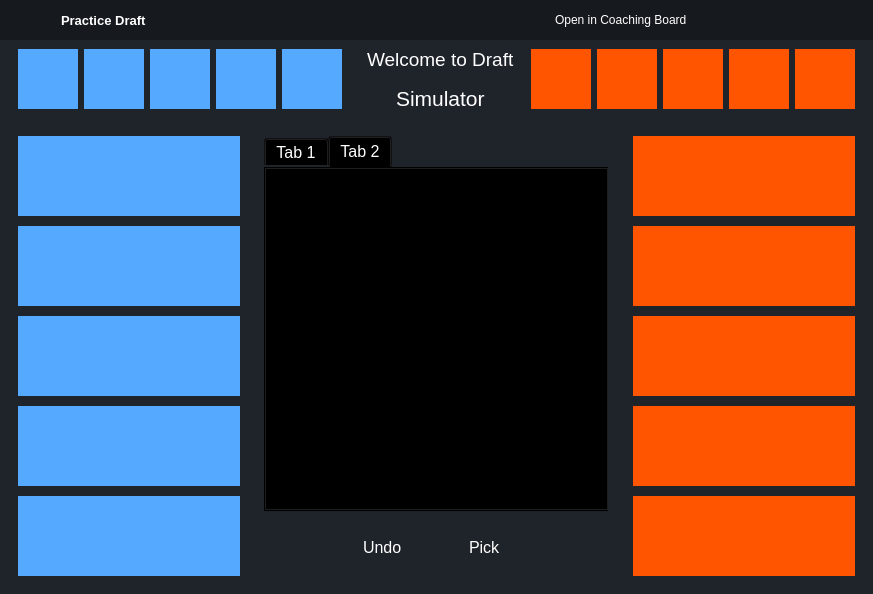
<?xml version="1.0" encoding="UTF-8"?>
<ui version="4.0">
 <class>MainWindow</class>
 <widget class="QMainWindow" name="MainWindow">
  <property name="geometry">
   <rect>
    <x>0</x>
    <y>0</y>
    <width>873</width>
    <height>594</height>
   </rect>
  </property>
  <property name="windowTitle">
   <string>MainWindow</string>
  </property>
  <property name="styleSheet">
   <string notr="true">*{
border:none;
background-color:transparent;
background:transparent;
padding:0;
margin:0;
color:#fff
}
#centralwidget{
background-color:#1f232a;
}
#left_menu_container{
background-color:#16191d;
}
#right_menu_container{
background-color:#16191d;
}
QPushButton{
text-align:left;
padding: 5px 10px;
border-top-left-radius: 10px;
border-bottom-left-radius: 10px;
}
#header_container{
background-color:#16191d;
}


</string>
  </property>
  <widget class="QWidget" name="centralwidget">
   <layout class="QVBoxLayout" name="verticalLayout">
    <property name="spacing">
     <number>0</number>
    </property>
    <property name="leftMargin">
     <number>0</number>
    </property>
    <property name="topMargin">
     <number>0</number>
    </property>
    <property name="rightMargin">
     <number>0</number>
    </property>
    <property name="bottomMargin">
     <number>0</number>
    </property>
    <item alignment="Qt::AlignTop">
     <widget class="QWidget" name="header_container" native="true">
      <property name="minimumSize">
       <size>
        <width>0</width>
        <height>40</height>
       </size>
      </property>
      <layout class="QHBoxLayout" name="horizontalLayout_12">
       <property name="spacing">
        <number>0</number>
       </property>
       <property name="leftMargin">
        <number>0</number>
       </property>
       <property name="topMargin">
        <number>0</number>
       </property>
       <property name="rightMargin">
        <number>0</number>
       </property>
       <property name="bottomMargin">
        <number>0</number>
       </property>
       <item alignment="Qt::AlignTop">
        <widget class="QWidget" name="header_container_3" native="true">
         <property name="sizePolicy">
          <sizepolicy hsizetype="Expanding" vsizetype="Preferred">
           <horstretch>0</horstretch>
           <verstretch>0</verstretch>
          </sizepolicy>
         </property>
         <property name="maximumSize">
          <size>
           <width>16777215</width>
           <height>40</height>
          </size>
         </property>
         <property name="styleSheet">
          <string notr="true">background-color: rgb(22, 25, 29);</string>
         </property>
         <layout class="QHBoxLayout" name="horizontalLayout_13">
          <property name="spacing">
           <number>0</number>
          </property>
          <property name="leftMargin">
           <number>0</number>
          </property>
          <property name="topMargin">
           <number>0</number>
          </property>
          <property name="rightMargin">
           <number>0</number>
          </property>
          <property name="bottomMargin">
           <number>0</number>
          </property>
          <item>
           <widget class="QFrame" name="icon_name_frame_2">
            <property name="minimumSize">
             <size>
              <width>0</width>
              <height>20</height>
             </size>
            </property>
            <property name="frameShape">
             <enum>QFrame::StyledPanel</enum>
            </property>
            <property name="frameShadow">
             <enum>QFrame::Raised</enum>
            </property>
            <layout class="QHBoxLayout" name="horizontalLayout_14">
             <property name="spacing">
              <number>0</number>
             </property>
             <property name="rightMargin">
              <number>40</number>
             </property>
             <item>
              <widget class="QPushButton" name="app_logologo">
               <property name="text">
                <string/>
               </property>
               <property name="icon">
                <iconset resource="../rsc.qrc">
                 <normaloff>:/icons/icons/Icon.png</normaloff>:/icons/icons/Icon.png</iconset>
               </property>
               <property name="iconSize">
                <size>
                 <width>25</width>
                 <height>25</height>
                </size>
               </property>
              </widget>
             </item>
             <item>
              <widget class="QLabel" name="app_name_2">
               <property name="font">
                <font>
                 <pointsize>10</pointsize>
                 <bold>true</bold>
                </font>
               </property>
               <property name="text">
                <string>Practice Draft</string>
               </property>
              </widget>
             </item>
            </layout>
           </widget>
          </item>
          <item>
           <spacer name="horizontalSpacer_3">
            <property name="orientation">
             <enum>Qt::Horizontal</enum>
            </property>
            <property name="sizeHint" stdset="0">
             <size>
              <width>40</width>
              <height>20</height>
             </size>
            </property>
           </spacer>
          </item>
          <item>
           <widget class="QFrame" name="intent_frame_2">
            <property name="frameShape">
             <enum>QFrame::StyledPanel</enum>
            </property>
            <property name="frameShadow">
             <enum>QFrame::Raised</enum>
            </property>
            <layout class="QHBoxLayout" name="horizontalLayout_18">
             <property name="spacing">
              <number>0</number>
             </property>
             <property name="leftMargin">
              <number>0</number>
             </property>
             <property name="topMargin">
              <number>0</number>
             </property>
             <property name="rightMargin">
              <number>0</number>
             </property>
             <property name="bottomMargin">
              <number>0</number>
             </property>
             <item alignment="Qt::AlignRight">
              <widget class="QPushButton" name="intent_button_2">
               <property name="toolTip">
                <string>Add AI</string>
               </property>
               <property name="layoutDirection">
                <enum>Qt::RightToLeft</enum>
               </property>
               <property name="text">
                <string>Open in Coaching Board</string>
               </property>
               <property name="icon">
                <iconset resource="../rsc.qrc">
                 <normaloff>:/icons/icons/chevron-right.svg</normaloff>:/icons/icons/chevron-right.svg</iconset>
               </property>
               <property name="iconSize">
                <size>
                 <width>24</width>
                 <height>24</height>
                </size>
               </property>
              </widget>
             </item>
            </layout>
           </widget>
          </item>
          <item alignment="Qt::AlignRight">
           <widget class="QFrame" name="navig_frame_2">
            <property name="frameShape">
             <enum>QFrame::StyledPanel</enum>
            </property>
            <property name="frameShadow">
             <enum>QFrame::Raised</enum>
            </property>
            <layout class="QHBoxLayout" name="horizontalLayout_19">
             <property name="spacing">
              <number>0</number>
             </property>
             <property name="leftMargin">
              <number>0</number>
             </property>
             <property name="topMargin">
              <number>0</number>
             </property>
             <property name="rightMargin">
              <number>0</number>
             </property>
             <property name="bottomMargin">
              <number>0</number>
             </property>
             <item>
              <spacer name="horizontalSpacer_4">
               <property name="orientation">
                <enum>Qt::Horizontal</enum>
               </property>
               <property name="sizeType">
                <enum>QSizePolicy::Preferred</enum>
               </property>
               <property name="sizeHint" stdset="0">
                <size>
                 <width>20</width>
                 <height>20</height>
                </size>
               </property>
              </spacer>
             </item>
             <item alignment="Qt::AlignRight">
              <widget class="QPushButton" name="ninimize_button_2">
               <property name="text">
                <string/>
               </property>
               <property name="icon">
                <iconset resource="../rsc.qrc">
                 <normaloff>:/icons/icons/minus.svg</normaloff>:/icons/icons/minus.svg</iconset>
               </property>
              </widget>
             </item>
             <item alignment="Qt::AlignRight">
              <widget class="QPushButton" name="restore_button_2">
               <property name="text">
                <string/>
               </property>
               <property name="icon">
                <iconset resource="../rsc.qrc">
                 <normaloff>:/icons/icons/square.svg</normaloff>:/icons/icons/square.svg</iconset>
               </property>
               <property name="iconSize">
                <size>
                 <width>14</width>
                 <height>14</height>
                </size>
               </property>
              </widget>
             </item>
             <item alignment="Qt::AlignRight">
              <widget class="QPushButton" name="exit_button_2">
               <property name="text">
                <string/>
               </property>
               <property name="icon">
                <iconset resource="../rsc.qrc">
                 <normaloff>:/icons/icons/x.svg</normaloff>:/icons/icons/x.svg</iconset>
               </property>
              </widget>
             </item>
            </layout>
           </widget>
          </item>
         </layout>
        </widget>
       </item>
      </layout>
     </widget>
    </item>
    <item>
     <widget class="QWidget" name="main_container" native="true">
      <layout class="QVBoxLayout" name="verticalLayout_6">
       <property name="spacing">
        <number>0</number>
       </property>
       <property name="leftMargin">
        <number>0</number>
       </property>
       <property name="topMargin">
        <number>0</number>
       </property>
       <property name="rightMargin">
        <number>0</number>
       </property>
       <property name="bottomMargin">
        <number>0</number>
       </property>
       <item>
        <widget class="QFrame" name="top_frame">
         <property name="frameShape">
          <enum>QFrame::StyledPanel</enum>
         </property>
         <property name="frameShadow">
          <enum>QFrame::Raised</enum>
         </property>
         <layout class="QVBoxLayout" name="verticalLayout_2">
          <property name="spacing">
           <number>0</number>
          </property>
          <property name="leftMargin">
           <number>0</number>
          </property>
          <property name="topMargin">
           <number>0</number>
          </property>
          <property name="rightMargin">
           <number>0</number>
          </property>
          <property name="bottomMargin">
           <number>0</number>
          </property>
          <item>
           <widget class="QFrame" name="ban_frame">
            <property name="minimumSize">
             <size>
              <width>0</width>
              <height>0</height>
             </size>
            </property>
            <property name="frameShape">
             <enum>QFrame::StyledPanel</enum>
            </property>
            <property name="frameShadow">
             <enum>QFrame::Raised</enum>
            </property>
            <layout class="QHBoxLayout" name="horizontalLayout">
             <property name="spacing">
              <number>6</number>
             </property>
             <property name="topMargin">
              <number>0</number>
             </property>
             <property name="rightMargin">
              <number>9</number>
             </property>
             <property name="bottomMargin">
              <number>0</number>
             </property>
             <item>
              <widget class="QFrame" name="blue_ban_frame">
               <property name="minimumSize">
                <size>
                 <width>0</width>
                 <height>0</height>
                </size>
               </property>
               <property name="frameShape">
                <enum>QFrame::StyledPanel</enum>
               </property>
               <property name="frameShadow">
                <enum>QFrame::Raised</enum>
               </property>
               <layout class="QHBoxLayout" name="horizontalLayout_3">
                <item>
                 <widget class="QLabel" name="blue_ban1">
                  <property name="sizePolicy">
                   <sizepolicy hsizetype="Fixed" vsizetype="Fixed">
                    <horstretch>0</horstretch>
                    <verstretch>0</verstretch>
                   </sizepolicy>
                  </property>
                  <property name="minimumSize">
                   <size>
                    <width>60</width>
                    <height>60</height>
                   </size>
                  </property>
                  <property name="maximumSize">
                   <size>
                    <width>60</width>
                    <height>60</height>
                   </size>
                  </property>
                  <property name="styleSheet">
                   <string notr="true">background-color: rgb(85, 170, 255);</string>
                  </property>
                  <property name="text">
                   <string/>
                  </property>
                  <property name="alignment">
                   <set>Qt::AlignCenter</set>
                  </property>
                 </widget>
                </item>
                <item>
                 <widget class="QLabel" name="blue_ban2">
                  <property name="sizePolicy">
                   <sizepolicy hsizetype="Fixed" vsizetype="Fixed">
                    <horstretch>0</horstretch>
                    <verstretch>0</verstretch>
                   </sizepolicy>
                  </property>
                  <property name="minimumSize">
                   <size>
                    <width>60</width>
                    <height>60</height>
                   </size>
                  </property>
                  <property name="maximumSize">
                   <size>
                    <width>60</width>
                    <height>60</height>
                   </size>
                  </property>
                  <property name="styleSheet">
                   <string notr="true">background-color: rgb(85, 170, 255);</string>
                  </property>
                  <property name="text">
                   <string/>
                  </property>
                  <property name="alignment">
                   <set>Qt::AlignCenter</set>
                  </property>
                 </widget>
                </item>
                <item>
                 <widget class="QLabel" name="blue_ban3">
                  <property name="sizePolicy">
                   <sizepolicy hsizetype="Fixed" vsizetype="Fixed">
                    <horstretch>0</horstretch>
                    <verstretch>0</verstretch>
                   </sizepolicy>
                  </property>
                  <property name="minimumSize">
                   <size>
                    <width>60</width>
                    <height>60</height>
                   </size>
                  </property>
                  <property name="maximumSize">
                   <size>
                    <width>60</width>
                    <height>60</height>
                   </size>
                  </property>
                  <property name="styleSheet">
                   <string notr="true">background-color: rgb(85, 170, 255);</string>
                  </property>
                  <property name="text">
                   <string/>
                  </property>
                  <property name="alignment">
                   <set>Qt::AlignCenter</set>
                  </property>
                 </widget>
                </item>
                <item>
                 <widget class="QLabel" name="blue_ban4">
                  <property name="sizePolicy">
                   <sizepolicy hsizetype="Fixed" vsizetype="Fixed">
                    <horstretch>0</horstretch>
                    <verstretch>0</verstretch>
                   </sizepolicy>
                  </property>
                  <property name="minimumSize">
                   <size>
                    <width>60</width>
                    <height>60</height>
                   </size>
                  </property>
                  <property name="maximumSize">
                   <size>
                    <width>60</width>
                    <height>60</height>
                   </size>
                  </property>
                  <property name="styleSheet">
                   <string notr="true">background-color: rgb(85, 170, 255);</string>
                  </property>
                  <property name="text">
                   <string/>
                  </property>
                  <property name="alignment">
                   <set>Qt::AlignCenter</set>
                  </property>
                 </widget>
                </item>
                <item>
                 <widget class="QLabel" name="blue_ban5">
                  <property name="sizePolicy">
                   <sizepolicy hsizetype="Fixed" vsizetype="Fixed">
                    <horstretch>0</horstretch>
                    <verstretch>0</verstretch>
                   </sizepolicy>
                  </property>
                  <property name="minimumSize">
                   <size>
                    <width>60</width>
                    <height>60</height>
                   </size>
                  </property>
                  <property name="maximumSize">
                   <size>
                    <width>60</width>
                    <height>60</height>
                   </size>
                  </property>
                  <property name="styleSheet">
                   <string notr="true">background-color: rgb(85, 170, 255);</string>
                  </property>
                  <property name="text">
                   <string/>
                  </property>
                  <property name="alignment">
                   <set>Qt::AlignCenter</set>
                  </property>
                 </widget>
                </item>
               </layout>
              </widget>
             </item>
             <item>
              <spacer name="horizontalSpacer">
               <property name="orientation">
                <enum>Qt::Horizontal</enum>
               </property>
               <property name="sizeHint" stdset="0">
                <size>
                 <width>40</width>
                 <height>20</height>
                </size>
               </property>
              </spacer>
             </item>
             <item>
              <widget class="QFrame" name="welcome_frame">
               <property name="sizePolicy">
                <sizepolicy hsizetype="Fixed" vsizetype="Preferred">
                 <horstretch>0</horstretch>
                 <verstretch>0</verstretch>
                </sizepolicy>
               </property>
               <property name="minimumSize">
                <size>
                 <width>0</width>
                 <height>50</height>
                </size>
               </property>
               <property name="maximumSize">
                <size>
                 <width>200</width>
                 <height>16777215</height>
                </size>
               </property>
               <property name="frameShape">
                <enum>QFrame::StyledPanel</enum>
               </property>
               <property name="frameShadow">
                <enum>QFrame::Raised</enum>
               </property>
               <layout class="QVBoxLayout" name="verticalLayout_3">
                <property name="spacing">
                 <number>0</number>
                </property>
                <property name="leftMargin">
                 <number>0</number>
                </property>
                <property name="topMargin">
                 <number>0</number>
                </property>
                <property name="rightMargin">
                 <number>0</number>
                </property>
                <property name="bottomMargin">
                 <number>0</number>
                </property>
                <item>
                 <widget class="QLabel" name="top_label1">
                  <property name="font">
                   <font>
                    <pointsize>14</pointsize>
                   </font>
                  </property>
                  <property name="text">
                   <string>Welcome to Draft</string>
                  </property>
                 </widget>
                </item>
                <item alignment="Qt::AlignHCenter">
                 <widget class="QLabel" name="top_label2">
                  <property name="font">
                   <font>
                    <pointsize>16</pointsize>
                   </font>
                  </property>
                  <property name="text">
                   <string>Simulator</string>
                  </property>
                 </widget>
                </item>
               </layout>
              </widget>
             </item>
             <item>
              <spacer name="horizontalSpacer_2">
               <property name="orientation">
                <enum>Qt::Horizontal</enum>
               </property>
               <property name="sizeHint" stdset="0">
                <size>
                 <width>40</width>
                 <height>20</height>
                </size>
               </property>
              </spacer>
             </item>
             <item>
              <widget class="QFrame" name="red_ban_frame">
               <property name="minimumSize">
                <size>
                 <width>0</width>
                 <height>0</height>
                </size>
               </property>
               <property name="frameShape">
                <enum>QFrame::StyledPanel</enum>
               </property>
               <property name="frameShadow">
                <enum>QFrame::Raised</enum>
               </property>
               <layout class="QHBoxLayout" name="horizontalLayout_4">
                <property name="leftMargin">
                 <number>0</number>
                </property>
                <property name="topMargin">
                 <number>0</number>
                </property>
                <property name="bottomMargin">
                 <number>0</number>
                </property>
                <item>
                 <widget class="QLabel" name="red_ban1">
                  <property name="sizePolicy">
                   <sizepolicy hsizetype="Fixed" vsizetype="Fixed">
                    <horstretch>0</horstretch>
                    <verstretch>0</verstretch>
                   </sizepolicy>
                  </property>
                  <property name="minimumSize">
                   <size>
                    <width>60</width>
                    <height>60</height>
                   </size>
                  </property>
                  <property name="maximumSize">
                   <size>
                    <width>60</width>
                    <height>60</height>
                   </size>
                  </property>
                  <property name="styleSheet">
                   <string notr="true">background-color: rgb(255, 85, 0);</string>
                  </property>
                  <property name="text">
                   <string/>
                  </property>
                  <property name="alignment">
                   <set>Qt::AlignCenter</set>
                  </property>
                 </widget>
                </item>
                <item>
                 <widget class="QLabel" name="red_ban2">
                  <property name="sizePolicy">
                   <sizepolicy hsizetype="Fixed" vsizetype="Fixed">
                    <horstretch>0</horstretch>
                    <verstretch>0</verstretch>
                   </sizepolicy>
                  </property>
                  <property name="minimumSize">
                   <size>
                    <width>60</width>
                    <height>60</height>
                   </size>
                  </property>
                  <property name="maximumSize">
                   <size>
                    <width>60</width>
                    <height>60</height>
                   </size>
                  </property>
                  <property name="styleSheet">
                   <string notr="true">background-color: rgb(255, 85, 0);</string>
                  </property>
                  <property name="text">
                   <string/>
                  </property>
                  <property name="alignment">
                   <set>Qt::AlignCenter</set>
                  </property>
                 </widget>
                </item>
                <item>
                 <widget class="QLabel" name="red_ban3">
                  <property name="sizePolicy">
                   <sizepolicy hsizetype="Fixed" vsizetype="Fixed">
                    <horstretch>0</horstretch>
                    <verstretch>0</verstretch>
                   </sizepolicy>
                  </property>
                  <property name="minimumSize">
                   <size>
                    <width>60</width>
                    <height>60</height>
                   </size>
                  </property>
                  <property name="maximumSize">
                   <size>
                    <width>60</width>
                    <height>60</height>
                   </size>
                  </property>
                  <property name="styleSheet">
                   <string notr="true">background-color: rgb(255, 85, 0);</string>
                  </property>
                  <property name="text">
                   <string/>
                  </property>
                  <property name="alignment">
                   <set>Qt::AlignCenter</set>
                  </property>
                 </widget>
                </item>
                <item>
                 <widget class="QLabel" name="red_ban4">
                  <property name="sizePolicy">
                   <sizepolicy hsizetype="Fixed" vsizetype="Fixed">
                    <horstretch>0</horstretch>
                    <verstretch>0</verstretch>
                   </sizepolicy>
                  </property>
                  <property name="minimumSize">
                   <size>
                    <width>60</width>
                    <height>60</height>
                   </size>
                  </property>
                  <property name="maximumSize">
                   <size>
                    <width>60</width>
                    <height>60</height>
                   </size>
                  </property>
                  <property name="styleSheet">
                   <string notr="true">background-color: rgb(255, 85, 0);</string>
                  </property>
                  <property name="text">
                   <string/>
                  </property>
                  <property name="alignment">
                   <set>Qt::AlignCenter</set>
                  </property>
                 </widget>
                </item>
                <item>
                 <widget class="QLabel" name="red_ban5">
                  <property name="sizePolicy">
                   <sizepolicy hsizetype="Fixed" vsizetype="Fixed">
                    <horstretch>0</horstretch>
                    <verstretch>0</verstretch>
                   </sizepolicy>
                  </property>
                  <property name="minimumSize">
                   <size>
                    <width>60</width>
                    <height>60</height>
                   </size>
                  </property>
                  <property name="maximumSize">
                   <size>
                    <width>60</width>
                    <height>60</height>
                   </size>
                  </property>
                  <property name="styleSheet">
                   <string notr="true">background-color: rgb(255, 85, 0);</string>
                  </property>
                  <property name="text">
                   <string/>
                  </property>
                  <property name="alignment">
                   <set>Qt::AlignCenter</set>
                  </property>
                 </widget>
                </item>
               </layout>
              </widget>
             </item>
            </layout>
           </widget>
          </item>
          <item>
           <widget class="QFrame" name="pick_frame">
            <property name="frameShape">
             <enum>QFrame::StyledPanel</enum>
            </property>
            <property name="frameShadow">
             <enum>QFrame::Raised</enum>
            </property>
            <layout class="QHBoxLayout" name="horizontalLayout_2">
             <item>
              <widget class="QFrame" name="blue_pick_frame">
               <property name="sizePolicy">
                <sizepolicy hsizetype="Expanding" vsizetype="Expanding">
                 <horstretch>0</horstretch>
                 <verstretch>0</verstretch>
                </sizepolicy>
               </property>
               <property name="minimumSize">
                <size>
                 <width>180</width>
                 <height>0</height>
                </size>
               </property>
               <property name="maximumSize">
                <size>
                 <width>240</width>
                 <height>900</height>
                </size>
               </property>
               <property name="font">
                <font>
                 <pointsize>12</pointsize>
                </font>
               </property>
               <property name="frameShape">
                <enum>QFrame::StyledPanel</enum>
               </property>
               <property name="frameShadow">
                <enum>QFrame::Raised</enum>
               </property>
               <layout class="QVBoxLayout" name="verticalLayout_5">
                <property name="spacing">
                 <number>10</number>
                </property>
                <item>
                 <widget class="QLabel" name="blue_pick1">
                  <property name="minimumSize">
                   <size>
                    <width>140</width>
                    <height>80</height>
                   </size>
                  </property>
                  <property name="styleSheet">
                   <string notr="true">background-color: rgb(85, 170, 255);</string>
                  </property>
                  <property name="text">
                   <string/>
                  </property>
                  <property name="alignment">
                   <set>Qt::AlignCenter</set>
                  </property>
                 </widget>
                </item>
                <item>
                 <widget class="QLabel" name="blue_pick2">
                  <property name="minimumSize">
                   <size>
                    <width>140</width>
                    <height>80</height>
                   </size>
                  </property>
                  <property name="styleSheet">
                   <string notr="true">background-color: rgb(85, 170, 255);</string>
                  </property>
                  <property name="text">
                   <string/>
                  </property>
                  <property name="alignment">
                   <set>Qt::AlignCenter</set>
                  </property>
                 </widget>
                </item>
                <item>
                 <widget class="QLabel" name="blue_pick3">
                  <property name="minimumSize">
                   <size>
                    <width>140</width>
                    <height>80</height>
                   </size>
                  </property>
                  <property name="styleSheet">
                   <string notr="true">background-color: rgb(85, 170, 255);</string>
                  </property>
                  <property name="text">
                   <string/>
                  </property>
                  <property name="alignment">
                   <set>Qt::AlignCenter</set>
                  </property>
                 </widget>
                </item>
                <item>
                 <widget class="QLabel" name="blue_pick4">
                  <property name="minimumSize">
                   <size>
                    <width>140</width>
                    <height>80</height>
                   </size>
                  </property>
                  <property name="styleSheet">
                   <string notr="true">background-color: rgb(85, 170, 255);</string>
                  </property>
                  <property name="text">
                   <string/>
                  </property>
                  <property name="alignment">
                   <set>Qt::AlignCenter</set>
                  </property>
                 </widget>
                </item>
                <item>
                 <widget class="QLabel" name="blue_pick5">
                  <property name="minimumSize">
                   <size>
                    <width>140</width>
                    <height>80</height>
                   </size>
                  </property>
                  <property name="styleSheet">
                   <string notr="true">background-color: rgb(85, 170, 255);</string>
                  </property>
                  <property name="text">
                   <string/>
                  </property>
                  <property name="alignment">
                   <set>Qt::AlignCenter</set>
                  </property>
                 </widget>
                </item>
               </layout>
              </widget>
             </item>
             <item>
              <widget class="QFrame" name="hero_frame">
               <property name="frameShape">
                <enum>QFrame::StyledPanel</enum>
               </property>
               <property name="frameShadow">
                <enum>QFrame::Raised</enum>
               </property>
               <layout class="QVBoxLayout" name="verticalLayout_4">
                <item>
                 <widget class="QTabWidget" name="hero_tab">
                  <property name="font">
                   <font>
                    <pointsize>12</pointsize>
                   </font>
                  </property>
                  <property name="currentIndex">
                   <number>1</number>
                  </property>
                  <widget class="QWidget" name="tab">
                   <attribute name="title">
                    <string>Tab 1</string>
                   </attribute>
                  </widget>
                  <widget class="QWidget" name="tab_2">
                   <attribute name="title">
                    <string>Tab 2</string>
                   </attribute>
                  </widget>
                 </widget>
                </item>
                <item alignment="Qt::AlignHCenter">
                 <widget class="QFrame" name="bottom_frame">
                  <property name="maximumSize">
                   <size>
                    <width>16777215</width>
                    <height>92</height>
                   </size>
                  </property>
                  <property name="frameShape">
                   <enum>QFrame::StyledPanel</enum>
                  </property>
                  <property name="frameShadow">
                   <enum>QFrame::Raised</enum>
                  </property>
                  <layout class="QHBoxLayout" name="horizontalLayout_5">
                   <item>
                    <widget class="QPushButton" name="undo_button">
                     <property name="minimumSize">
                      <size>
                       <width>60</width>
                       <height>40</height>
                      </size>
                     </property>
                     <property name="font">
                      <font>
                       <pointsize>12</pointsize>
                      </font>
                     </property>
                     <property name="styleSheet">
                      <string notr="true"/>
                     </property>
                     <property name="text">
                      <string>Undo</string>
                     </property>
                    </widget>
                   </item>
                   <item>
                    <spacer name="horizontalSpacer_5">
                     <property name="orientation">
                      <enum>Qt::Horizontal</enum>
                     </property>
                     <property name="sizeType">
                      <enum>QSizePolicy::Fixed</enum>
                     </property>
                     <property name="sizeHint" stdset="0">
                      <size>
                       <width>40</width>
                       <height>20</height>
                      </size>
                     </property>
                    </spacer>
                   </item>
                   <item>
                    <widget class="QPushButton" name="pick_button">
                     <property name="minimumSize">
                      <size>
                       <width>60</width>
                       <height>40</height>
                      </size>
                     </property>
                     <property name="font">
                      <font>
                       <pointsize>12</pointsize>
                      </font>
                     </property>
                     <property name="styleSheet">
                      <string notr="true"/>
                     </property>
                     <property name="text">
                      <string>Pick</string>
                     </property>
                    </widget>
                   </item>
                  </layout>
                 </widget>
                </item>
               </layout>
              </widget>
             </item>
             <item>
              <widget class="QFrame" name="red_pick_frame">
               <property name="sizePolicy">
                <sizepolicy hsizetype="Expanding" vsizetype="Expanding">
                 <horstretch>0</horstretch>
                 <verstretch>0</verstretch>
                </sizepolicy>
               </property>
               <property name="minimumSize">
                <size>
                 <width>180</width>
                 <height>0</height>
                </size>
               </property>
               <property name="maximumSize">
                <size>
                 <width>240</width>
                 <height>900</height>
                </size>
               </property>
               <property name="font">
                <font>
                 <pointsize>12</pointsize>
                </font>
               </property>
               <property name="frameShape">
                <enum>QFrame::StyledPanel</enum>
               </property>
               <property name="frameShadow">
                <enum>QFrame::Raised</enum>
               </property>
               <layout class="QVBoxLayout" name="verticalLayout_7">
                <property name="spacing">
                 <number>10</number>
                </property>
                <item>
                 <widget class="QLabel" name="red_pick1">
                  <property name="minimumSize">
                   <size>
                    <width>140</width>
                    <height>80</height>
                   </size>
                  </property>
                  <property name="styleSheet">
                   <string notr="true">background-color: rgb(255, 85, 0);</string>
                  </property>
                  <property name="text">
                   <string/>
                  </property>
                  <property name="alignment">
                   <set>Qt::AlignCenter</set>
                  </property>
                 </widget>
                </item>
                <item>
                 <widget class="QLabel" name="red_pick2">
                  <property name="minimumSize">
                   <size>
                    <width>140</width>
                    <height>80</height>
                   </size>
                  </property>
                  <property name="styleSheet">
                   <string notr="true">background-color: rgb(255, 85, 0);</string>
                  </property>
                  <property name="text">
                   <string/>
                  </property>
                  <property name="alignment">
                   <set>Qt::AlignCenter</set>
                  </property>
                 </widget>
                </item>
                <item>
                 <widget class="QLabel" name="red_pick3">
                  <property name="minimumSize">
                   <size>
                    <width>140</width>
                    <height>80</height>
                   </size>
                  </property>
                  <property name="styleSheet">
                   <string notr="true">background-color: rgb(255, 85, 0);</string>
                  </property>
                  <property name="text">
                   <string/>
                  </property>
                  <property name="alignment">
                   <set>Qt::AlignCenter</set>
                  </property>
                 </widget>
                </item>
                <item>
                 <widget class="QLabel" name="red_pick4">
                  <property name="minimumSize">
                   <size>
                    <width>140</width>
                    <height>80</height>
                   </size>
                  </property>
                  <property name="styleSheet">
                   <string notr="true">background-color: rgb(255, 85, 0);</string>
                  </property>
                  <property name="text">
                   <string/>
                  </property>
                  <property name="alignment">
                   <set>Qt::AlignCenter</set>
                  </property>
                 </widget>
                </item>
                <item>
                 <widget class="QLabel" name="red_pick5">
                  <property name="minimumSize">
                   <size>
                    <width>140</width>
                    <height>80</height>
                   </size>
                  </property>
                  <property name="styleSheet">
                   <string notr="true">background-color: rgb(255, 85, 0);</string>
                  </property>
                  <property name="text">
                   <string/>
                  </property>
                  <property name="alignment">
                   <set>Qt::AlignCenter</set>
                  </property>
                 </widget>
                </item>
               </layout>
              </widget>
             </item>
            </layout>
           </widget>
          </item>
         </layout>
        </widget>
       </item>
      </layout>
     </widget>
    </item>
   </layout>
  </widget>
 </widget>
 <resources>
  <include location="../rsc.qrc"/>
 </resources>
 <connections/>
</ui>
